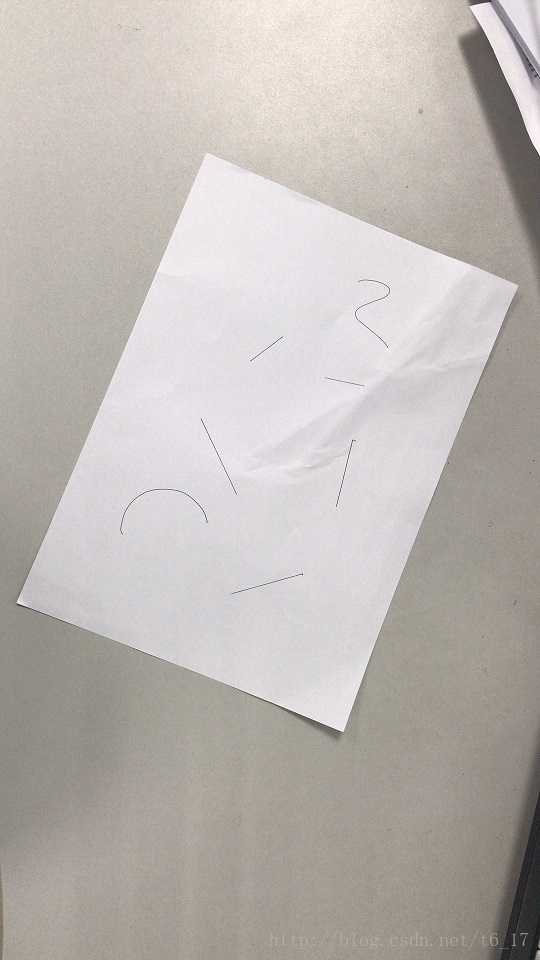
//> input picture 115-伍明-成都/第四周/photo1.jpg, 540 x 960 px
$ ./histogramEqualization '../../115-伍明-成都/第四周/photo1.jpg'   (built with g++ and OpenCV 4)
//> lines starting //> are read from the running program, lines starting //| are printed output that depends on the picture
//> further down, srcImg is the input picture: 960 rows x 540 cols, CV_8UC3; mean B, G, R 179.3, 183.7, 189.4
#include<iostream>
#include<opencv2/opencv.hpp>
#include<string>

using namespace std;
using namespace cv;


void grayHistEqualization(Mat& grayImg, Mat& dstImg){
    Mat hist;
    Mat cumHist = Mat::zeros(Size(256, 1), CV_32FC1);
    Mat output = Mat::zeros(Size(256, 1), CV_32FC1);
    int h=grayImg.rows;
//> h = 960
    int w = grayImg.cols;
//> w = 540
    float branges[] = {0, 256};
    const float* ranges[] = {branges};
    const int histSize[] = {256};
    const int channels[] = {0};

    //统计单通道直方图
    calcHist(&grayImg, 1, channels, Mat(), hist, 1, histSize,ranges,true, false);
//> hist = 256 values, max 10004 at index 156, min 0 at index 0, mean 2025

    for(int i=0; i<256; i++){
        //累积直方图
        if(i==0){
            cumHist.at<float>(0, i) = hist.at<float>(0,0);
        }else{
            cumHist.at<float>(0, i) = cumHist.at<float>(0, i-1) + hist.at<float>(0, i);
        }
        //计算像素映射关系
        float q = cumHist.at<float>(0,i)*256/(h*w) - 1;
        if(q>=0){
            output.at<float>(0, i) = q;
        }else{
            output.at<float>(0, i) = 0;
        }
    }
//> this loop made 256 passes
//> q on passes 8 to 10: -1, -1, -1
//> after the loop, cumHist = 256 values from 0 to 518400; output = 256 values from 0 to 255

    //像素映射
    for(int r=0; r<h; r++){
        for(int c=0; c<w; c++){
            dstImg.at<uchar>(r, c) = (uchar)output.at<float>(0, grayImg.at<uchar>(r, c));
        }
    }
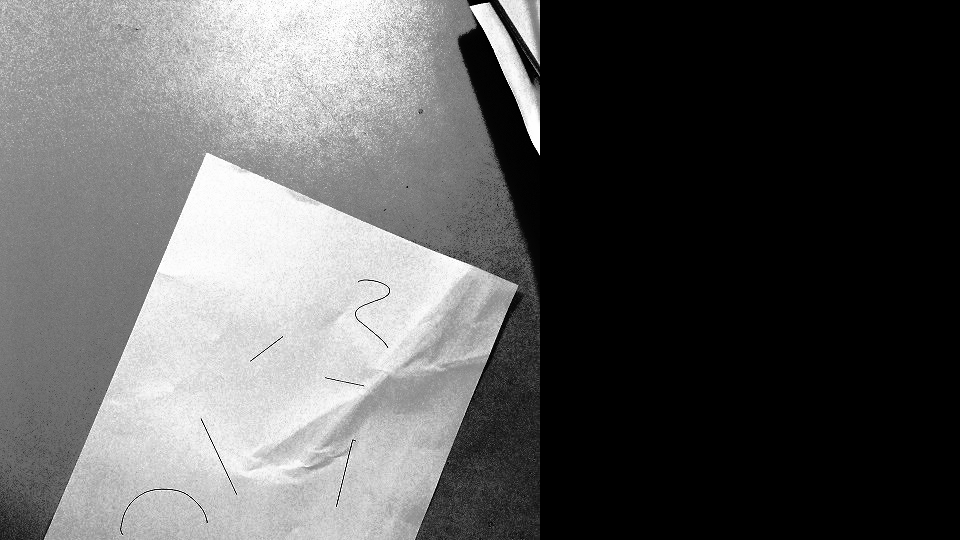
//> dstImg: 540 rows x 960 cols, CV_8UC1; min 0, max 255, mean 92.7
}

int main(int argc, char* argv[]){
    if(argc<2){
        cout << " Wrong arguments!!, Right arguments are as fllows:" << endl;
        cout << "Example: ./histogramEqualization.exe imgPath" << endl;
        return -1;
    }
    string imgPath = argv[1];
    string savePath = "./HistLena.png";
    Mat srcImg = imread(imgPath);
    if(!srcImg.data){
        cout << "loading image failed: " << imgPath << endl;
        return -1;
    }
    // 灰度图直方图均衡化
    Mat dstImg = Mat::zeros(srcImg.cols, srcImg.rows, CV_8UC1);
    Mat grayImg;
    cvtColor(srcImg, grayImg, COLOR_BGR2GRAY);
    grayHistEqualization(grayImg, dstImg);
    imshow("srcImg", grayImg);
    imshow("dstImg", dstImg);
    waitKey(0);
    destroyAllWindows();


    // [16 lines of commented-out code are left out]
//> (the run ends here: the program stops with an error, at `return 0;`)
